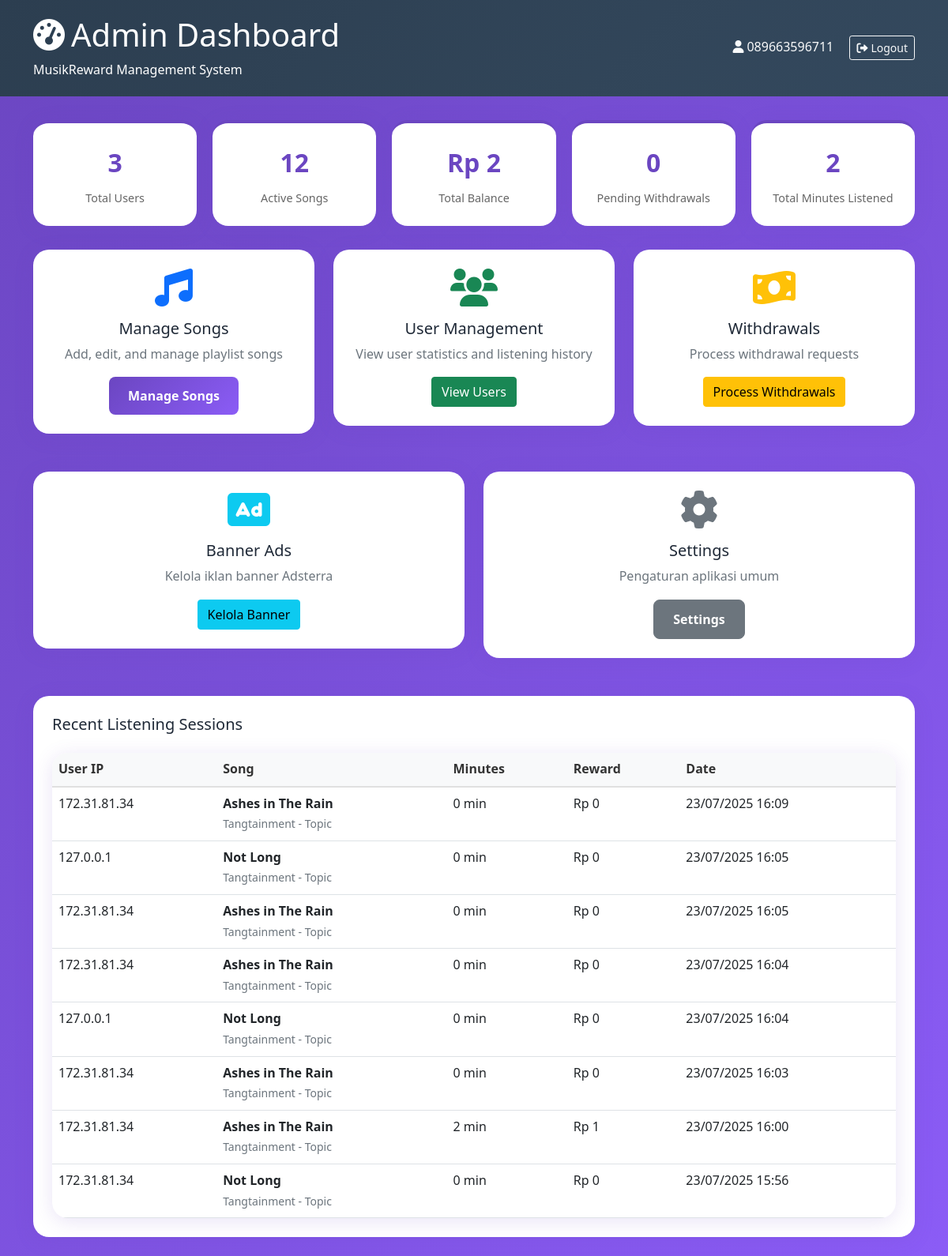
Before: /admin/index.php (signed in) with the older database file.
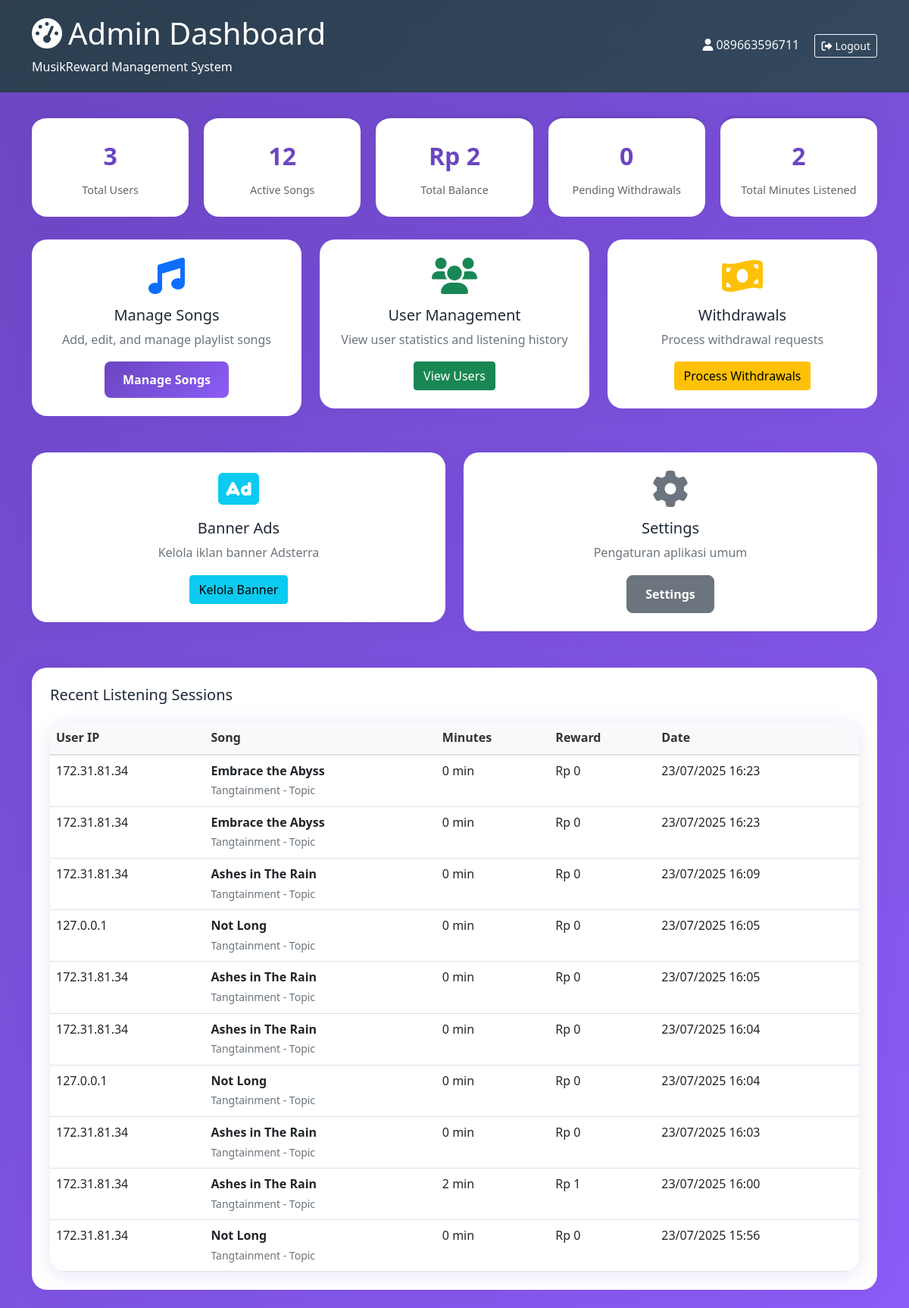
After: the same page with the newer database file.
### tables this page shows
CREATE TABLE listening_sessions (
            id INTEGER PRIMARY KEY AUTOINCREMENT,
            user_ip TEXT NOT NULL,
            song_id INTEGER NOT NULL,
            minutes_listened INTEGER DEFAULT 0,
            reward_earned REAL DEFAULT 0.00,
            completed INTEGER DEFAULT 0,
            created_at DATETIME DEFAULT CURRENT_TIMESTAMP,
            FOREIGN KEY (song_id) REFERENCES songs(id)
        );

CREATE TABLE songs (
            id INTEGER PRIMARY KEY AUTOINCREMENT,
            youtube_id TEXT NOT NULL,
            title TEXT NOT NULL,
            artist TEXT NOT NULL,
            thumbnail_url TEXT,
            duration INTEGER DEFAULT 0,
            is_active INTEGER DEFAULT 1,
            created_at DATETIME DEFAULT CURRENT_TIMESTAMP
        );

### admin/index.php (the view, shortened to what this page needs)
<?php
require_once '../config/database.php';
$stmt = $pdo->query("SELECT COUNT(*) as total_users FROM users");
$totalUsers = $stmt->fetch()['total_users'];
$stmt = $pdo->query("SELECT COUNT(*) as total_songs FROM songs WHERE is_active = 1");
$totalSongs = $stmt->fetch()['total_songs'];
$stmt = $pdo->query("SELECT SUM(balance) as total_balance FROM users");
$totalBalance = $stmt->fetch()['total_balance'] ?: 0;
$stmt = $pdo->query("SELECT COUNT(*) as pending_withdrawals FROM withdrawals WHERE status = 'pending'");
$pendingWithdrawals = $stmt->fetch()['pending_withdrawals'];
$stmt = $pdo->query("SELECT SUM(minutes_listened) as total_minutes FROM listening_sessions");
$totalMinutes = $stmt->fetch()['total_minutes'] ?: 0;
?>
<!DOCTYPE html>
<html lang="id">
<head>
    <link href="https://cdn.jsdelivr.net/npm/bootstrap@5.1.3/dist/css/bootstrap.min.css" rel="stylesheet">
    <link href="https://cdnjs.cloudflare.com/ajax/libs/font-awesome/6.0.0/css/all.min.css" rel="stylesheet">
    <link href="../assets/css/style.css" rel="stylesheet">
</head>
<body>
    <div class="admin-header">
        <div class="container">
            <div class="d-flex justify-content-between align-items-center">
                <div>
                    <h1><i class="fas fa-tachometer-alt me-2"></i>Admin Dashboard</h1>
                    <p class="mb-0">MusikReward Management System</p>
                </div>
                <div>
                    <span class="text-light me-3">
                        <i class="fas fa-user me-1"></i><?= htmlspecialchars($_SESSION['admin_username']) ?>
                    </span>
                    <a href="?logout=1" class="btn btn-outline-light btn-sm">
                        <i class="fas fa-sign-out-alt me-1"></i>Logout
                    </a>
                </div>
            </div>
        </div>
    </div>
    <div class="container">
        <div class="stats-grid">
            <div class="stat-card">
                <div class="stat-number"><?= number_format($totalUsers) ?></div>
                <div class="stat-label">Total Users</div>
            </div>
            <div class="stat-card">
                <div class="stat-number"><?= number_format($totalSongs) ?></div>
                <div class="stat-label">Active Songs</div>
            </div>
            <div class="stat-card">
                <div class="stat-number">Rp <?= number_format($totalBalance, 0, ',', '.') ?></div>
                <div class="stat-label">Total Balance</div>
            </div>
            <div class="stat-card">
                <div class="stat-number"><?= number_format($pendingWithdrawals) ?></div>
                <div class="stat-label">Pending Withdrawals</div>
            </div>
            <div class="stat-card">
                <div class="stat-number"><?= number_format($totalMinutes) ?></div>
                <div class="stat-label">Total Minutes Listened</div>
            </div>
        </div>
        <div class="row">
            <div class="col-md-4 mb-4">
                <div class="admin-card text-center">
                    <i class="fas fa-music text-primary mb-3" style="font-size: 3rem;"></i>
                    <h5>Manage Songs</h5>
                    <p class="text-muted">Add, edit, and manage playlist songs</p>
                    <a href="songs.php" class="btn btn-primary">Manage Songs</a>
                </div>
            </div>
            <div class="col-md-4 mb-4">
                <div class="admin-card text-center">
                    <i class="fas fa-users text-success mb-3" style="font-size: 3rem;"></i>
                    <h5>User Management</h5>
                    <p class="text-muted">View user statistics and listening history</p>
                    <a href="users.php" class="btn btn-success">View Users</a>
                </div>
            </div>
            <div class="col-md-4 mb-4">
                <div class="admin-card text-center">
                    <i class="fas fa-money-bill-wave text-warning mb-3" style="font-size: 3rem;"></i>
                    <h5>Withdrawals</h5>
                    <p class="text-muted">Process withdrawal requests</p>
                    <a href="withdrawals.php" class="btn btn-warning">Process Withdrawals</a>
                </div>
            </div>
        </div>
        <div class="row">
            <div class="col-md-6 mb-4">
                <div class="admin-card text-center">
                    <i class="fas fa-ad text-info mb-3" style="font-size: 3rem;"></i>
                    <h5>Banner Ads</h5>
                    <p class="text-muted">Kelola iklan banner Adsterra</p>
                    <a href="banner_ads.php" class="btn btn-info">Kelola Banner</a>
                </div>
            </div>
            <div class="col-md-6 mb-4">
                <div class="admin-card text-center">
                    <i class="fas fa-cog text-secondary mb-3" style="font-size: 3rem;"></i>
                    <h5>Settings</h5>
                    <p class="text-muted">Pengaturan aplikasi umum</p>
                    <a href="#" class="btn btn-secondary">Settings</a>
                </div>
            </div>
        </div>
        <div class="admin-card">
            <h5 class="mb-4">Recent Listening Sessions</h5>
            <div class="table-responsive">
                <table class="table">
                    <thead>
                        <tr>
                            <th>User IP</th>
                            <th>Song</th>
                            <th>Minutes</th>
                            <th>Reward</th>
                            <th>Date</th>
                        </tr>
                    </thead>
                    <tbody>
                        <?php
                        $stmt = $pdo->query("
                            SELECT ls.*, s.title, s.artist
                            FROM listening_sessions ls
                            JOIN songs s ON ls.song_id = s.id
                            ORDER BY ls.created_at DESC
                            LIMIT 10
                        ");
                        $sessions = $stmt->fetchAll();
                        foreach ($sessions as $session): ?>
                        <tr>
                            <td><?= htmlspecialchars($session['user_ip']) ?></td>
                            <td>
                                <strong><?= htmlspecialchars($session['title']) ?></strong><br>
                                <small class="text-muted"><?= htmlspecialchars($session['artist']) ?></small>
                            </td>
                            <td><?= $session['minutes_listened'] ?> min</td>
                            <td>Rp <?= number_format($session['reward_earned'], 0, ',', '.') ?></td>
                            <td><?= date('d/m/Y H:i', strtotime($session['created_at'])) ?></td>
                        </tr>
                        <?php endforeach; ?>
                    </tbody>
                </table>
            </div>
        </div>
    </div>
</body>
</html>

### assets/css/style.css (style rules this page uses)
:root { --primary-color: #6B46C1; --secondary-color: #8B5CF6; --tertiary-color: #3B82F6; --accent-color: #92400E; --success-color: #10B981; --background-color: #F8FAFC; --wave-gradient: linear-gradient(135deg, #6B46C1 0%, #8B5CF6 25%, #3B82F6 50%, #92400E 75%, #6B46C1 100%); --card-shadow: 0 4px 25px rgba(107, 70, 193, 0.15); --border-radius: 20px; }
* { margin: 0; padding: 0; box-sizing: border-box; }
body { font-family: 'Segoe UI', Tahoma, Geneva, Verdana, sans-serif; background: var(--wave-gradient); background-size: 400% 400%; animation: waveAnimation 15s ease-in-out infinite; line-height: 1.6; color: #1F2937; min-height: 100vh; }
.btn-primary { background: linear-gradient(135deg, var(--primary-color), var(--secondary-color)); border: none; border-radius: 8px; padding: 12px 24px; font-weight: 600; transition: all 0.3s ease; }
.btn-secondary { border-radius: 8px; padding: 12px 24px; font-weight: 600; }
.admin-header { background: linear-gradient(135deg, #2C3E50, #34495E); color: white; padding: 20px; margin-bottom: 30px; }
.admin-card { background: white; border-radius: var(--border-radius); box-shadow: var(--card-shadow); padding: 24px; margin-bottom: 24px; }
.stats-grid { display: grid; grid-template-columns: repeat(auto-fit, minmax(200px, 1fr)); gap: 20px; margin-bottom: 30px; }
.stat-card { background: white; border-radius: var(--border-radius); padding: 24px; text-align: center; box-shadow: var(--card-shadow); border-top: 4px solid var(--primary-color); }
.stat-number { font-size: 2rem; font-weight: bold; color: var(--primary-color); margin-bottom: 8px; }
.stat-label { color: #666; font-size: 0.9rem; }
.table-responsive { border-radius: var(--border-radius); overflow: hidden; box-shadow: var(--card-shadow); }
.table { margin-bottom: 0; }
.table thead th { background-color: #F8F9FA; border-bottom: 2px solid #E0E0E0; font-weight: 600; color: #333; }

Changed rows visible on the page:
added listening_sessions: user_ip "172.31.81.34", song.title "Embrace the Abyss", song.artist "Tangtainment - Topic", minutes_listened "0", reward_earned "0", created_at "23/07/2025 16:23"
added listening_sessions: user_ip "172.31.81.34", song.title "Embrace the Abyss", song.artist "Tangtainment - Topic", minutes_listened "0", reward_earned "0", created_at "23/07/2025 16:23"
